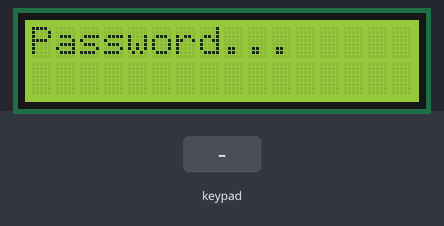
Recording of a sketch running on a simulated Arduino Uno, built with avr-gcc and run on an emulated ATmega328P. Shown: 16×2 character LCD. Inputs (shaded band) come from the test bench.

Above: at 1.2 s.
1.3 s: keypad keys 0 0 0 0 # pressed 0.4 s apart
At 3.8 s:
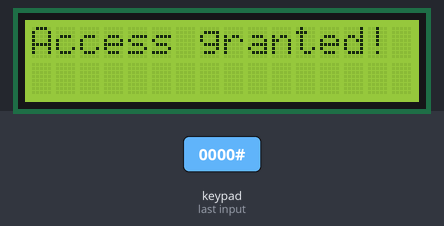
6.1 s: key 'A' pressed
At 7.3 s:
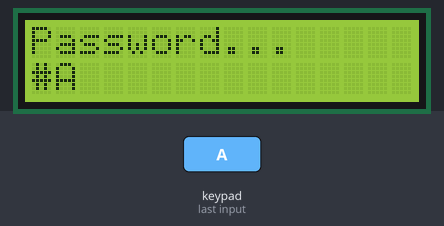
7.6 s: keypad keys 0 0 0 0 * pressed 0.4 s apart
At 9.1 s:
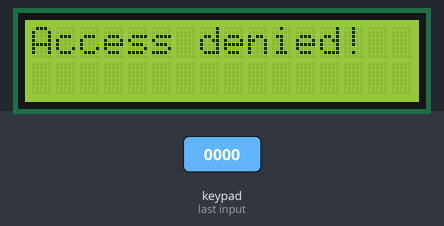
12.4 s: key 'B' pressed
At 12.45 s:
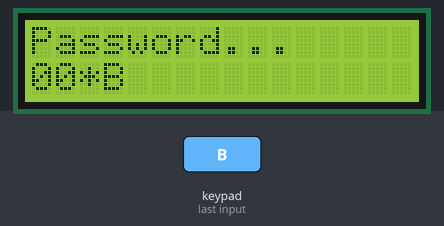
14.0 s: key 'C' pressed
At 16.1 s:
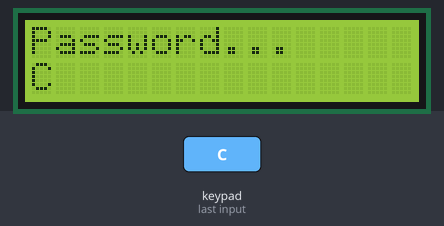
16.4 s: keypad keys 0 0 0 0 A pressed 0.4 s apart
At 21.2 s:
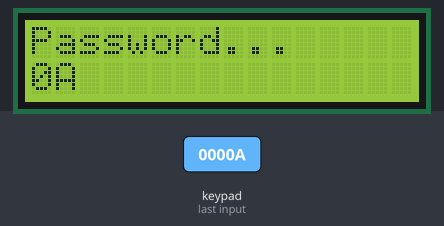
Timing chart, 0 to 22.4 s (numbered marks = the images above; inputs shaded):
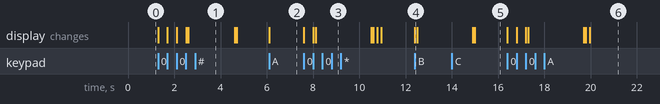

Measured:
- after the input at 1.3 s, the display: first changes at once (image 1 shows a later state)
- after the input at 6.1 s, the display: changes at once (image 2)
- after the input at 7.6 s, the display: first changes at once (image 3 shows a later state)
- after the input at 12.4 s, the display: changes at once (image 4)
- after the input at 14.0 s, the display: first differs from a run without the input after 0.99 s (image 5)
- after the input at 16.4 s, the display: first changes at once (image 6 shows a later state)

The sketch:

keypad_lock.ino
```cpp
#include <LiquidCrystal.h>
#include <Keypad.h>
#include <string.h>

#define LED 0

LiquidCrystal lcd(12, 11, 10, 9, 8, 7);

const uint8_t ROWS = 4;
const uint8_t COLS = 4;
uint8_t index = 0;
char password[5];
char keys[ROWS][COLS] = {
  { '1', '2', '3', 'A' },
  { '4', '5', '6', 'B' },
  { '7', '8', '9', 'C' },
  { '*', '0', '#', 'D' }
};

uint8_t xPins[ROWS] = {13, 6, 5, 4};
uint8_t yPins[COLS] = {3, 2, 1, 0};

Keypad keypad = Keypad(makeKeymap(keys), xPins, yPins, ROWS, COLS);

void setup() {
  pinMode(LED, OUTPUT);
  initScreen();
}

void loop() {
  char key = keypad.getKey();

    if (key != NO_KEY && index < 4)
    {
      password[index] = key;
      index++;

      password[index] = '\0';

      lcd.setCursor(0, 1);
      lcd.print(password);
    } else if (index >= 4) {
      delay(100);
      verifyKey(password);
      initScreen();
    }
  digitalWrite(LED, LOW);
}

void initScreen() {
  lcd.clear();
  index = 0;
  lcd.begin(16, 2);
  lcd.print("Password...");
}

void verifyKey(char key[5]) {
  char SECRET_KEY[5] = "0000";
  if (strcmp(SECRET_KEY, key)) {
    lcd.clear();
    lcd.print("Access denied!");
    blinkLed(LED);
  } else {
    lcd.clear();
    lcd.print("Access granted!");
    digitalWrite(LED, HIGH);
    delay(2000);
    digitalWrite(LED, LOW);
  }
}

void blinkLed(int led) {
  for (short i = 0; i <= 5; i++) {
    digitalWrite(led, HIGH);
    delay(200);
    digitalWrite(led, LOW);
    delay(200);
  }
}
```
